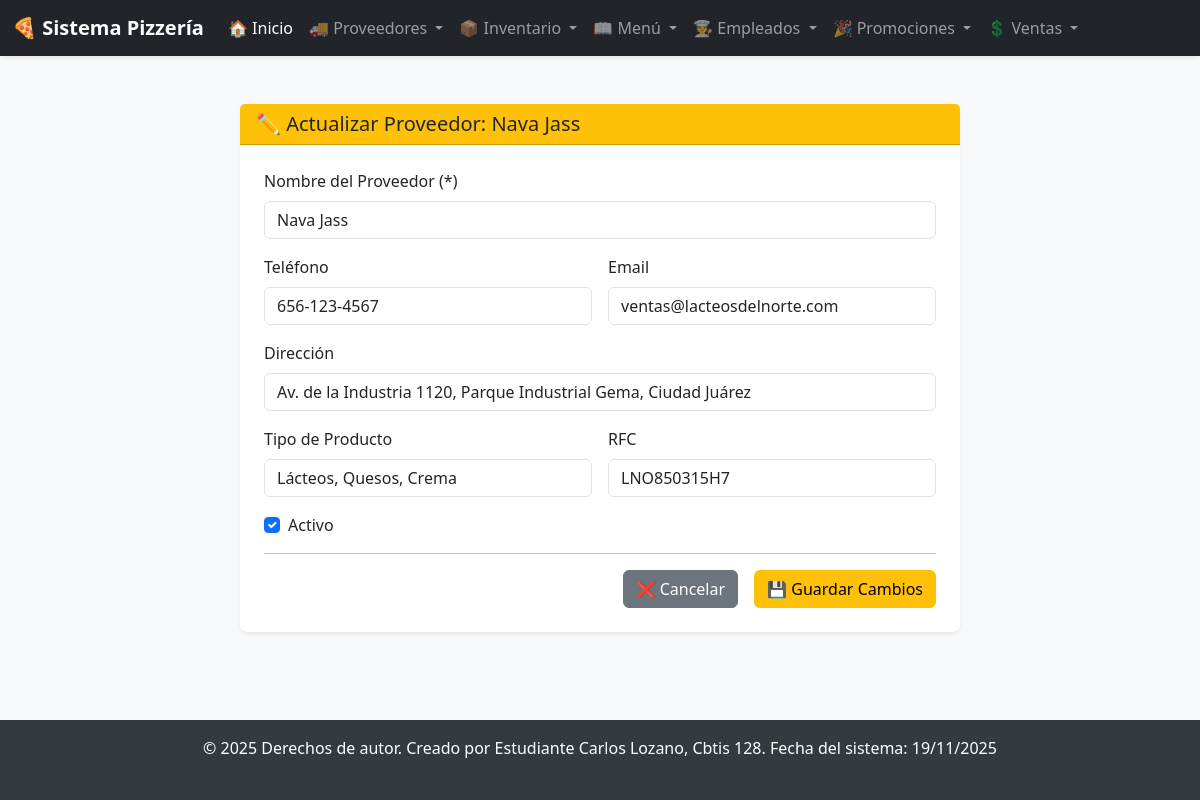
The page /proveedores/actualizar/3/ on the database its author committed.
### app_Pizzeria/models.py (models this page shows, shortened)
class Proveedores(models.Model):
    nombre_proveedor = models.CharField(max_length=100, unique=True)
    telefono_contacto = models.CharField(max_length=15, blank=True, null=True)
    email_contacto = models.EmailField(max_length=100, blank=True, null=True)
    direccion = models.CharField(max_length=255, blank=True, null=True)
    tipo_producto = models.CharField(max_length=100, blank=True, null=True)
    rfc = models.CharField(max_length=20, blank=True, null=True, unique=True, help_text="RFC del proveedor (único)")
    fecha_registro = models.DateField(auto_now_add=True)
    activo = models.BooleanField(default=True)

### app_Pizzeria/views.py (the view)
# urls.py: path('proveedores/actualizar/<int:id>/', views.actualizar_proveedor, name='actualizar_proveedor'),
def actualizar_proveedor(request, id):
    proveedor = get_object_or_404(Proveedores, id=id)
    return render(request, 'proveedores/actualizar_proveedor.html', {'proveedor': proveedor})

### app_Pizzeria/templates/proveedores/actualizar_proveedor.html (shortened to what this page needs)
{% extends 'base.html' %}
{% block content %}
<div class="container mt-4">
    <div class="row justify-content-center">
        <div class="col-lg-8">
            <div class="card shadow-sm border-0 rounded-3">
                <div class="card-header bg-warning text-dark">
                    <h2 class="h5 mb-0">✏️ Actualizar Proveedor: {{ proveedor.nombre_proveedor }}</h2>
                </div>
                <div class="card-body p-4">
                    <form method="POST" action="{% url 'realizar_actualizacion_proveedor' %}">
                        <div class="mb-3">
                            <label for="nombre_proveedor" class="form-label">Nombre del Proveedor (*)</label>
                            <input type="text" class="form-control" id="nombre_proveedor" name="nombre_proveedor" value="{{ proveedor.nombre_proveedor }}" required>
                        </div>
                        <div class="row g-3">
                            <div class="col-md-6 mb-3">
                                <label for="telefono_contacto" class="form-label">Teléfono</label>
                                <input type="tel" class="form-control" id="telefono_contacto" name="telefono_contacto" value="{{ proveedor.telefono_contacto|default:'' }}">
                            </div>
                            <div class="col-md-6 mb-3">
                                <label for="email_contacto" class="form-label">Email</label>
                                <input type="email" class="form-control" id="email_contacto" name="email_contacto" value="{{ proveedor.email_contacto|default:'' }}">
                            </div>
                        </div>
                        <div class="mb-3">
                            <label for="direccion" class="form-label">Dirección</label>
                            <input type="text" class="form-control" id="direccion" name="direccion" value="{{ proveedor.direccion|default:'' }}">
                        </div>
                        <div class="row g-3">
                            <div class="col-md-6 mb-3">
                                <label for="tipo_producto" class="form-label">Tipo de Producto</label>
                                <input type="text" class="form-control" id="tipo_producto" name="tipo_producto" value="{{ proveedor.tipo_producto|default:'' }}">
                            </div>
                            <div class="col-md-6 mb-3">
                                <label for="rfc" class="form-label">RFC</label>
                                <input type="text" class="form-control" id="rfc" name="rfc" value="{{ proveedor.rfc|default:'' }}">
                            </div>
                        </div>
                        <div class="form-check mb-3">
                            <input class="form-check-input" type="checkbox" id="activo" name="activo" {% if proveedor.activo %}checked{% endif %}>
                            <label class="form-check-label" for="activo">
                                Activo
                            </label>
                        </div>
                        <hr>
                        <div class="d-grid gap-2 d-md-flex justify-content-md-end">
                            <a href="{% url 'ver_proveedores' %}" class="btn btn-secondary me-md-2">
                                ❌ Cancelar
                            </a>
                            <button type="submit" class="btn btn-warning">
                                💾 Guardar Cambios
                            </button>
                        </div>
                    </form>
                </div>
            </div>
        </div>
    </div>
</div>
{% endblock %}

### app_Pizzeria/templates/base.html (style rules this page uses)
body { background-color: #f8f9fa; display: flex; flex-direction: column; min-height: 100vh; }

### rows shown on the page
Proveedores: nombre_proveedor "Nava Jass", telefono_contacto "656-123-4567", email_contacto "ventas@lacteosdelnorte.com", direccion "Av. de la Industria 1120, Parque Industrial Gema, Ciudad Juárez", tipo_producto "Lácteos, Quesos, Crema", rfc "LNO850315H7", activo "☑"
